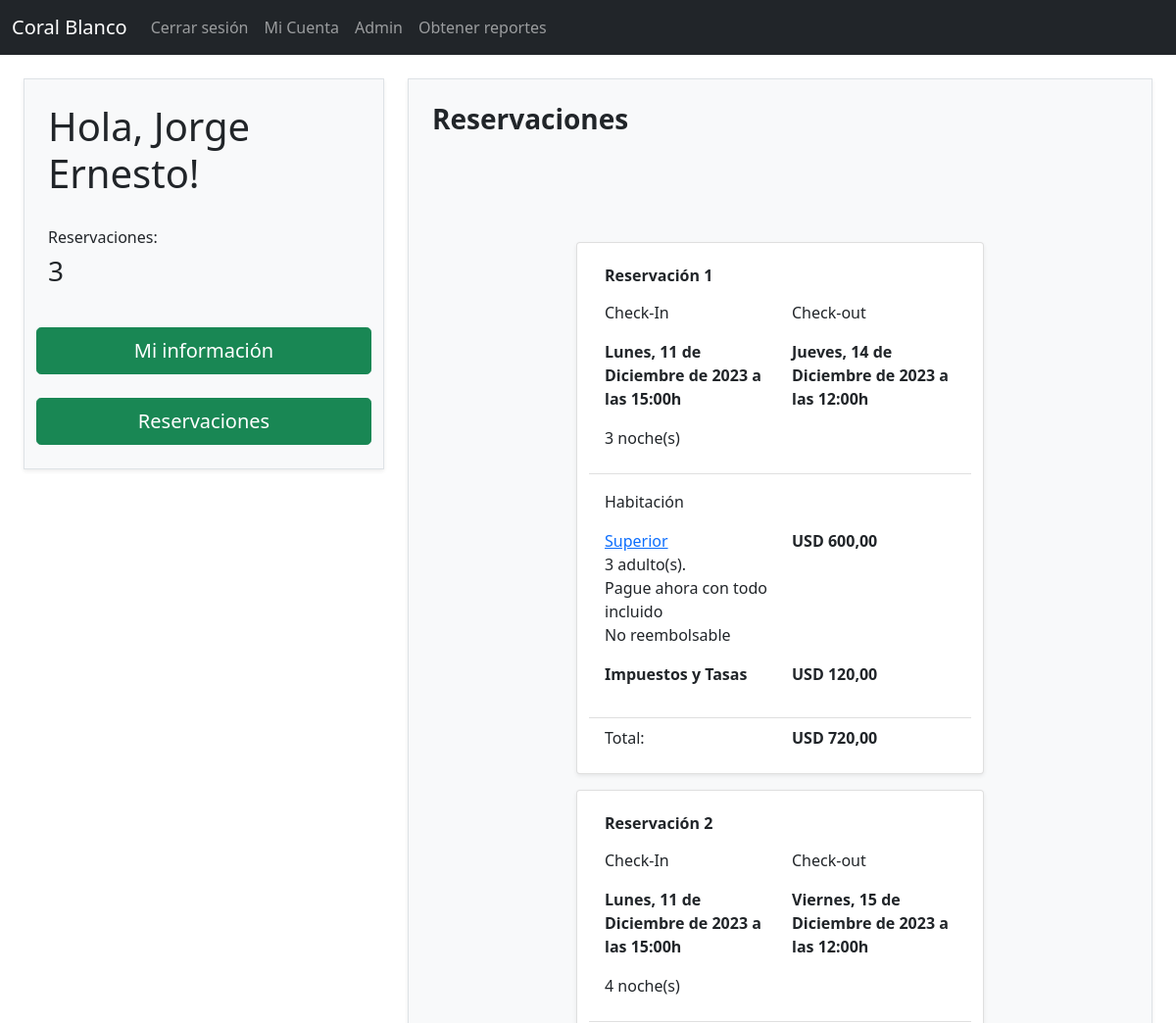
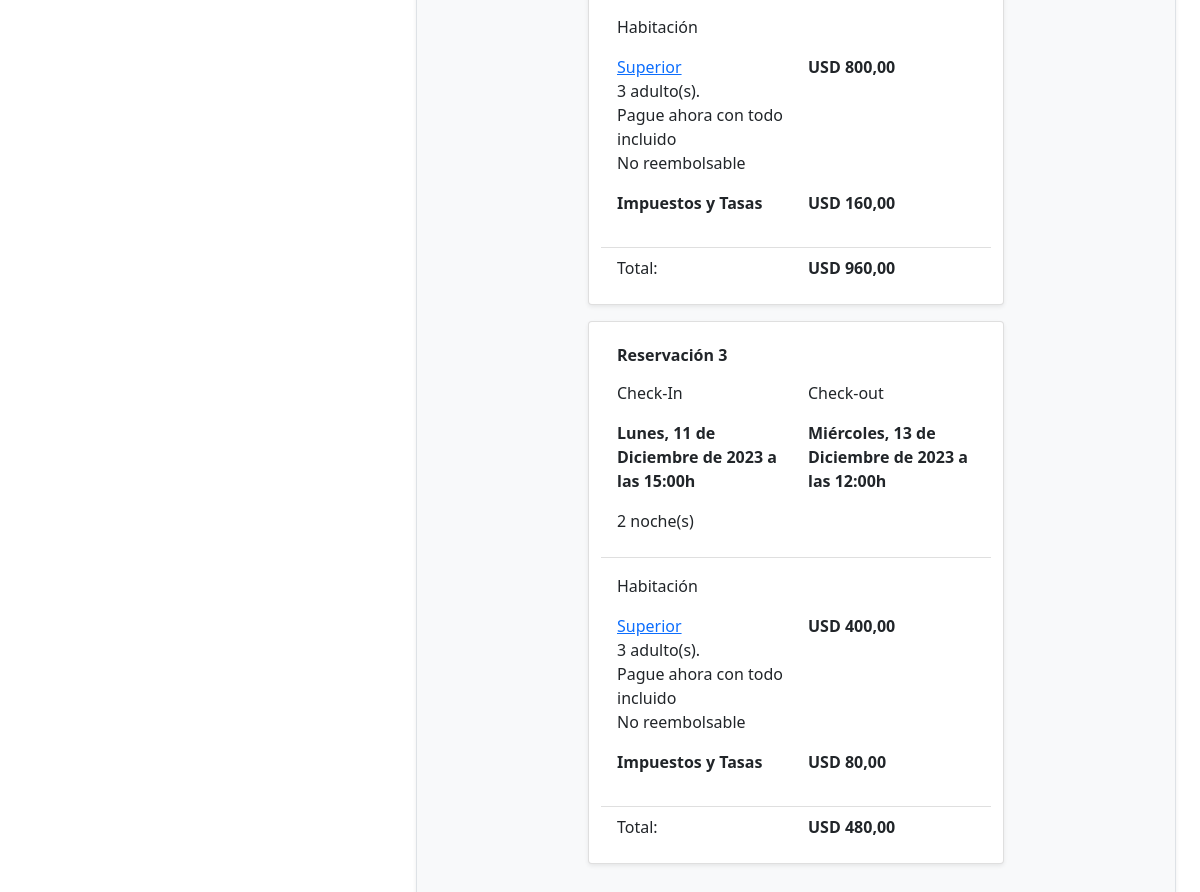
Page /booking/mis_reservaciones/ (signed in) on the committed database (2 pictures, top to bottom).
### accounts/models.py (models this page shows, shortened)
class CustomUser(AbstractUser):
    id = models.AutoField(primary_key=True)
    uuid = models.UUIDField(
        default = uuid.uuid4,
        editable = False,
        unique = True
    )
    name = models.CharField(max_length=15)
    last_name = models.CharField(max_length=30)
    birthdate = models.DateField(default=timezone.now)
    address = models.CharField(max_length=100, default="none", null=True)
    city = models.CharField(max_length=50, default="none", null=True)
    stays = models.IntegerField(default=0)
    country = models.CharField(
        max_length=2,
        choices=COUNTRIES,
        default="US",
    )
    phone_number = models.CharField(
        validators=[
            RegexValidator(regex=r'^(\d{10}|\d{15})$'),
            MinLengthValidator(limit_value=10, message='Phone number must be at least 10 digits.'),
        ],
        max_length=15,
        null=True,
    )
    postcode = models.CharField(
        validators=[
            RegexValidator(regex=r'^\d+$'),
            MinLengthValidator(limit_value=4),
        ],
        max_length=10,
        null=True,
    )

### booking/models.py (models this page shows, shortened)
class Reservation(models.Model):
    reservation_id = models.AutoField(primary_key=True)
    reservation_confirmation_uuid = models.UUIDField(default=uuid.uuid4, editable=False, unique=True)
    unique_identifier = models.CharField(max_length=70, null=True, unique=True)
    uuid = models.UUIDField(
        default = uuid.uuid4,
        editable = False,
        unique = True,
    ) # With this we keep track of the user_cart in the urls.
    user = models.ForeignKey(
        CustomUser,
        related_name="cart",
        editable=False,
        on_delete=models.CASCADE,
        null=False,
    ) # This way the user can acces its cart with user.cart.
    adults = models.IntegerField(null=True, default=0)
    children = models.IntegerField(null=True, default=0)
    check_in_date = models.DateField(null=False)
    check_out_date = models.DateField(null=False)
    nights = models.IntegerField(null=True)
    reservation_price = models.DecimalField(decimal_places=2, max_digits=8, null=True)
    taxes = models.DecimalField(decimal_places=2, max_digits=8, null=True)
    total_price = models.DecimalField(decimal_places=2, max_digits=8, null=True)
    """Stripe"""
    card_payment_token = models.CharField(max_length=100, null=True)
    card_last4 = models.CharField(max_length=4, null=True)
    card_brand = models.CharField(max_length=10, null=True)
    created_at = models.DateTimeField(auto_now_add=True, blank=True, null=True)  # To keep track of when a reservation has been registered
    room_type = models.ForeignKey(
        RoomType,
        on_delete=models.CASCADE,
        null=True,
    )
    room = models.ForeignKey(
        Room,
        on_delete=models.CASCADE,
        null=True,
    )
    completed = models.BooleanField(default=False)
    """This set's the reservation information, as its price, its taxes and calculates total price."""
    """stripe currency need to be in cents."""
    """This creates a unique identifier for the reservation."""
    """This method returns a dictionary with all the dates values in human format."""
    def dates_to_human_format(self):
        return {
                'check_in_weekday': translate_day(self.check_in_date.weekday()),
                'check_in_day': self.check_in_date.day,
                'check_in_month': translate_month(self.check_in_date.month),
                'check_in_year': self.check_in_date.year,
                'check_out_weekday': translate_day(self.check_out_date.weekday()),
                'check_out_day': self.check_out_date.day,
                'check_out_month': translate_month(self.check_out_date.month),
                'check_out_year': self.check_out_date.year,
                }
    """Sends the confirmation email, this is the last step in a reservation."""

class RoomType(models.Model):
    room_type_id = models.AutoField(primary_key=True) # to save space with foreign keys.
    uuid = models.UUIDField( # For displaying detailview without exposing the database.
        default = uuid.uuid4,
        editable = False,
        unique = True,
    )
    type = models.CharField(max_length=255, unique=True)
    short_description = models.TextField(blank=True, null=True)
    description = models.TextField()
    max_adults = models.IntegerField(blank=True, null=True)
    max_children = models.IntegerField(blank=True, null=True)
    price = models.DecimalField(max_digits=6, decimal_places=2)
    def __str__(self):
        return self.type

### booking/views.py (the view)
# urls.py: path('mis_reservaciones/', MyReservations.as_view(), name='user_reservations'),
class MyReservations(LoginRequiredMixin, generic.ListView):
    model = Reservation
    template_name = 'booking/my_reservations.html'
    context_object_name = 'reservations'
    def get_queryset(self):
        return Reservation.objects.filter(user=self.request.user, completed=True).order_by('-created_at')

### booking/models.py (called while the page is built)
def translate_day(day):
    WEEKDAY_NAMES = {
        0: 'Lunes',
        1: 'Martes',
        2: 'Miércoles',
        3: 'Jueves',
        4: 'Viernes',
        5: 'Sábado',
        6: 'Domingo',
    }
    return WEEKDAY_NAMES[day]

def translate_month(month):
    MONTH_NAMES = {
        1: 'Enero',
        2: 'Febrero',
        3: 'Marzo',
        4: 'Abril',
        5: 'Mayo',
        6: 'Junio',
        7: 'Julio',
        8: 'Agosto',
        9: 'Septiembre',
        10: 'Octubre',
        11: 'Noviembre',
        12: 'Diciembre',
    }
    return MONTH_NAMES[month]

### templates/booking/my_reservations.html (shortened to what this page needs)
{% extends '_base.html' %}
{% block content %}
<div class="p-4 h-100">
    <div class="row">
        <div class="col-md-4">
            <div class="container bg-light p-4 border shadow-sm ">
                <div>
                    <h1>Hola, {{ user.name }}!</h1>
                    <ul class="list-unstyled pt-4">
                        <li><b><h6>Reservaciones:</h6></b><h3 class="fst-normal">{{ user.stays }}</h3></li>
                    </ul>
                    <div class="row">
                        <a class="btn btn-success btn-lg mt-4" href="{% url 'update_user' user.uuid %}">Mi información</a>
                    </div>
                    <div class="row">
                        <a class="btn btn-success btn-lg mt-4" href="{% url 'user_reservations' %}">Reservaciones</a>
                    </div>
                </div>
            </div>
        </div>
        <div class="col-md-8">
            <div class="container bg-light p-4 border shadow-sm d-flex flex-wrap h-100">
                <div class="row">
                    <h3 class="fw-bold">Reservaciones</h3>
                </div>
                <div class="row d-flex" style="padding-top: 100px;">
                    {% for user_reservation in reservations %}
                    <div class="container card mb-3 shadow-sm" style="max-width: 26rem;">
                        <div class="card-header bg-transparent">
                            <p><h6 class="fw-bold">Reservación {{ forloop.counter }}</h6></p>
                            <div class="row">
                                <div class="col-md-6">
                                    <p>Check-In</p>
                                </div>
                                <div class="col-md-6">
                                    <p>Check-out</p>
                                </div>
                            </div>
                            <div class="row">
                                {% with dates=user_reservation.dates_to_human_format %}
                                <div class="col-md-6">
                                    <p class="fw-bold">{{dates.check_in_weekday}}, {{dates.check_in_day}} de {{dates.check_in_month}}
                                        de {{dates.check_in_year}} a las 15:00h</p>
                                </div>
                                <div class="col-md-6">
                                    <p class="fw-bold">{{dates.check_out_weekday}}, {{dates.check_out_day}} de {{dates.check_out_month}}
                                        de {{dates.check_out_year}} a las 12:00h</p>
                                </div>
                                {% endwith %}
                            </div>
                            <div class="row">
                                <p>{{user_reservation.nights}} noche(s)</p>
                            </div>
                        </div>
                        <div class="card-body">
                            <div class="row">
                                <div class="col">
                                    <p>Habitación</p>
                                </div>
                            </div>
                            <div class="row">
                                <div class="col-md-6">
                                    <p class="fw-light">
                                        <a href="{% url 'room_detail' user_reservation.room_type.uuid %}" class="fw-normal">{{user_reservation.room_type}}</a>
                                        <br>{{user_reservation.adults}} adulto(s).
                                        <br>Pague ahora con todo incluido
                                        <br>No reembolsable
                                    </p>
                                </div>
                                <div class="col-md-6">
                                    <p class="fw-bold">USD {{user_reservation.reservation_price}}</p>
                                </div>
                            </div>
                            <div class="row">
                                <div class="col-md-6">
                                    <p class="fw-bold">Impuestos y Tasas</p>
                                </div>
                                <div class="col-md-6">
                                    <p class="fw-bold">USD {{user_reservation.taxes}}</p>
                                </div>
                            </div>
                        </div>
                        <div class="card-footer bg-transparent">
                            <div class="row">
                                <div class="col-md-6">
                                    <p>Total:</p>
                                </div>
                                <div class="col-md-6">
                                    <p class="fw-bold">USD {{user_reservation.total_price}}</p>
                                </div>
                            </div>
                        </div>
                    </div>
                {% endfor %}
                </div>
        </div>
    </div>
</div>
{% endblock content %}

### rows in the picture
CustomUser: name "Jorge Ernesto", stays "3"
Reservation: dates_to_human_format.check_in_weekday "Lunes", dates_to_human_format.check_in_day "11", dates_to_human_format.check_in_month "Diciembre", dates_to_human_format.check_in_year "2023", dates_to_human_format.check_out_weekday "Jueves", dates_to_human_format.check_out_day "14", dates_to_human_format.check_out_month "Diciembre", dates_to_human_format.check_out_year "2023", nights "3", room_type "Superior", adults "3", reservation_price "600,00", taxes "120,00", total_price "720,00"
Reservation: dates_to_human_format.check_in_weekday "Lunes", dates_to_human_format.check_in_day "11", dates_to_human_format.check_in_month "Diciembre", dates_to_human_format.check_in_year "2023", dates_to_human_format.check_out_weekday "Viernes", dates_to_human_format.check_out_day "15", dates_to_human_format.check_out_month "Diciembre", dates_to_human_format.check_out_year "2023", nights "4", room_type "Superior", adults "3", reservation_price "800,00", taxes "160,00", total_price "960,00"
Reservation: dates_to_human_format.check_in_weekday "Lunes", dates_to_human_format.check_in_day "11", dates_to_human_format.check_in_month "Diciembre", dates_to_human_format.check_in_year "2023", dates_to_human_format.check_out_weekday "Miércoles", dates_to_human_format.check_out_day "13", dates_to_human_format.check_out_month "Diciembre", dates_to_human_format.check_out_year "2023", nights "2", room_type "Superior", adults "3", reservation_price "400,00", taxes "80,00", total_price "480,00"
